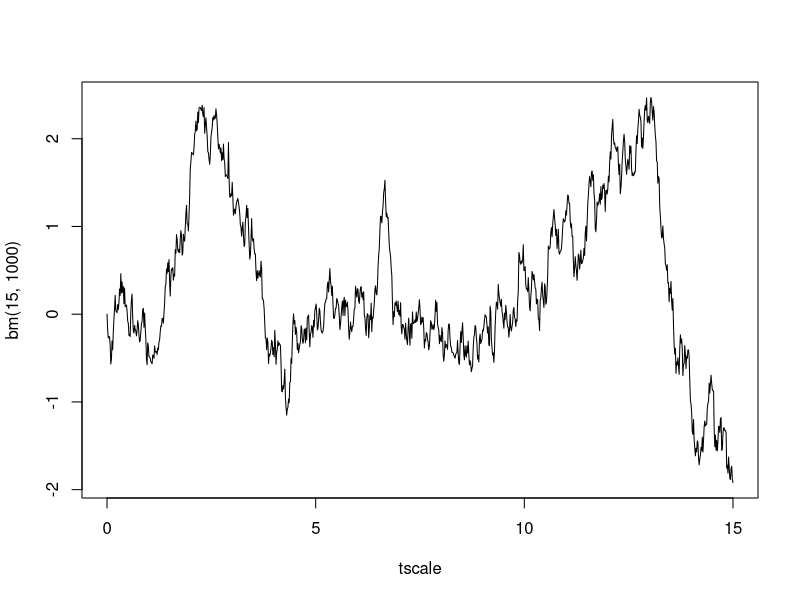
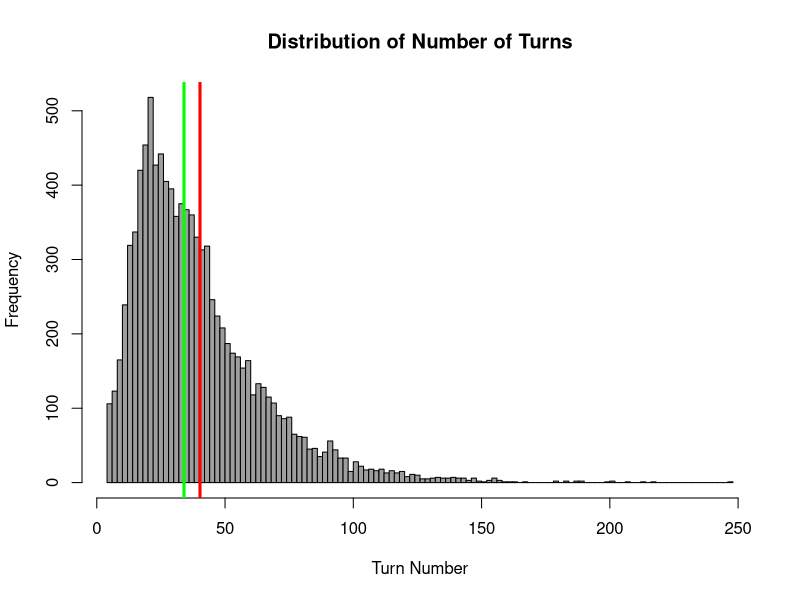
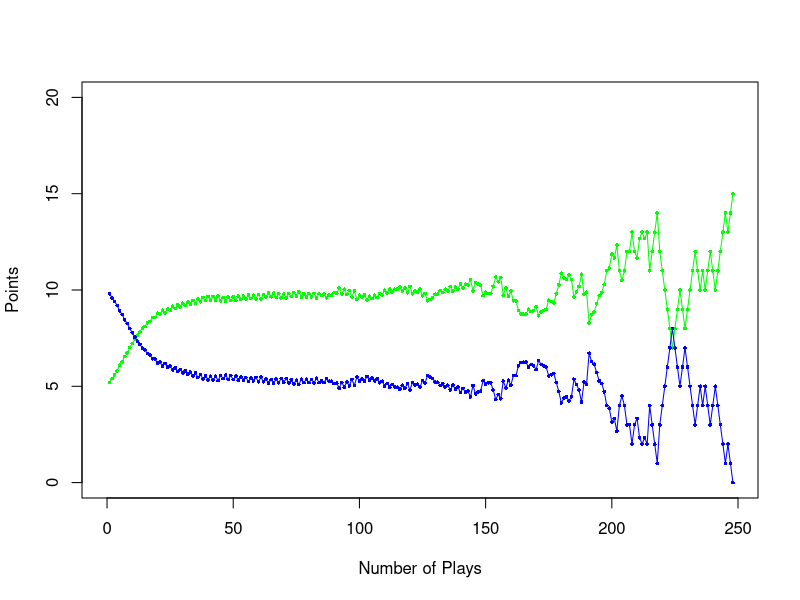
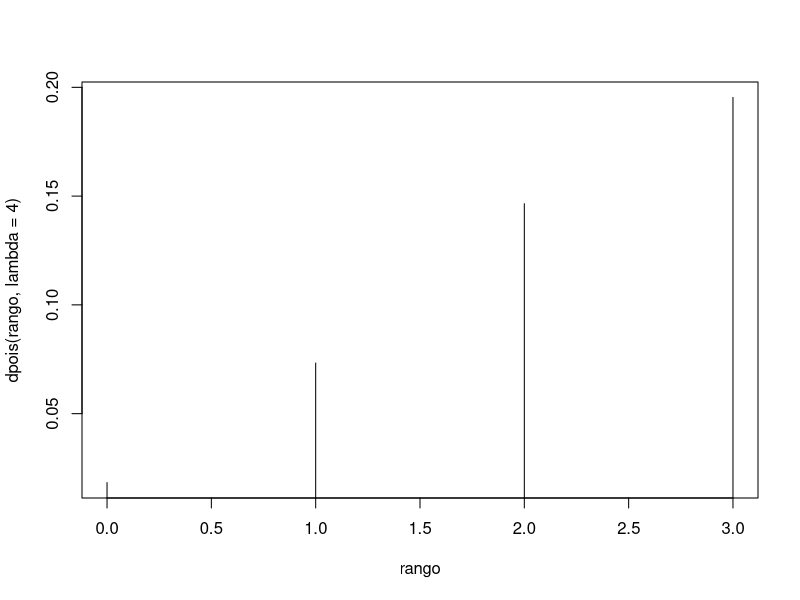

Write the R code that produced these figures, in order.
## ---- chunk 1
##### Matrix powers ###############################
# matrixpower(mat,k) mat^k
#
matrixpower <- function(mat,k) {
	if (k == 0) return (diag(dim(mat)[1])) 
	if (k == 1) return(mat)
	if (k > 1) return( mat %*% matrixpower(mat, k-1))
 }

###### Simulate discrete-time Markov chain ########################
# Simulates n steps of a Markov chain 
# markov(init,mat,n,states)
# Generates X0, ..., Xn for a Markov chain with initiial
#  distribution init and transition matrix mat
# Labels can be a character vector of states; default is 1, .... k

markov <- function(init,mat,n,labels) { 
	if (missing(labels)) labels <- 1:length(init)
simlist <- numeric(n+1)
states <- 1:length(init)
simlist[1] <- sample(states,1,prob=init)
for (i in 2:(n+1)) 
	{ simlist[i] <- sample(states,1,prob=mat[simlist[i-1],]) }
labels[simlist]
}
####################################################

####################################################
######## Build the transition matrix for random walk on n-cycle
n <- 25
r1 <- c(0,1/2,rep(0,n-3),1/2)
tmat <- matrix(0,nrow=n,ncol=n)
tmat[1,] <- r1 
for (i in 1:(n-1)) tmat[26-i,] <- r1[1 + (i:(n+i-1)) %% n]

### Start the RW on vertex 1
init <- c(1,rep(0,n-1))

sim <- markov(init,tmat,100) # 100 steps
sim
table(sim)/101 # Proportion of visited sites in first 100 steps
sim2 <- markov(init,tmat,100000) #100,000 steps
table(sim2)/100001 # Proportion of visited sites in 100,000 steps
#####################################################

### Stationary distribution of discrete-time Markov chain
###  (uses eigenvectors)
###
stationary <- function(mat) {
x = eigen(t(mat))$vectors[,1]
as.double(x/sum(x))
}

## Example of stationary(mat)
mat <- matrix(c(3/4,1/4,0,1/8,2/3,5/24,0,1/6,5/6),nrow=3, byrow=T)
mat
lambda <- stationary(mat)
lambda
lambda %*% mat

#####################################################
### Standard Brownian motion
### bm(t,n) generates B_0, B_{t/n}, B_{2t/n}, . . . , B_{(n-1)t/n, B_t}
###
bm <- function(t,n) {
	cumsum(c(0,rnorm(n,0,sqrt(t/n))))
}
#### Example of BM plot on [0,15]
tscale <- seq(0,15,15/1000)
plot(tscale,bm(15,1000),type="l")

## ---- chunk 2
matriz <- matrix(c(0.1,0.3,0.6,0,0.4,0.6,0.3,0.2,0.5), ncol = 3, nrow = 3)
matriz
## ---- chunk 3
#Solo localiza 3,2
## ---- chunk 4
matriz_cuadrada <- matriz%*%matriz
matriz_cuadrada
#localizar 3,1
## ---- chunk 5
factorial_funcion<-function(k,i,j){

  a <- (factorial(k)/factorial(j))*factorial(k-j)
  b <- (i/k)^j
  c <- (1 - (i/k))^(k-j)
  
  print(a*b*c)
} 

## ---- chunk 6
#solo los estados correspondientes
aa<-(factorial_funcion(3,1,2))
ab<-(factorial_funcion(3,2,1))
ac<-(factorial_funcion(3,2,2))
ad<-(factorial_funcion(3,2,3))
ae<-(factorial_funcion(3,1,3))
 
matriz2 <- matrix(c(1,ad,ae,0,0,ac,aa,0,0,aa,ac,0,0,ae,ad,1),  nrow = 4 ,ncol = 4,)
matriz2
## ---- chunk 7
matriz2_cuadrada <- matriz2%*%matriz2%*%matriz2
matriz2_cuadrada
#localizar 3,1
## ---- chunk 8
mat <- read.csv("lungcancer.csv",header=T)
init <- c(rep(0,22),1,rep(0,27)) # Starting state 23 is Lung
n <- 8
markov(init,mat,n)
## ---- chunk 9
init <- c(0,1,0,0,0,0) #Student starts as first-year
P <- matrix(c(1,0,0,0,0,0,0.06,0.03,0.91,0,
0,0,0.06,0,0.03,0.91,0,0,0.04,0,0,0.03,0.93,0,
0.04,0,0,0,0.03,0.93,0,0,0,0,0,1),nrow=6,byrow=T)
states <-
c("Drop","Fr","So","Jr","Se","Grad")
 rownames(P) <- states
 colnames(P) <- states

markov(init,P,10,states)

sim <- replicate(10000,markov(init,P,10,states)[11])
table(sim)/10000


## ---- chunk 10
gen.ruin = function(n, x.cnt, y.cnt, x.p){
  x.cnt.c = x.cnt
  y.cnt.c = y.cnt
  x.rnd = rbinom(n, 1, p=x.p)
  x.rnd[x.rnd==0] = -1
  y.rnd = x.rnd*-1
  x.cum.sum = cumsum(x.rnd)+x.cnt
  y.cum.sum = cumsum(y.rnd)+y.cnt
  
  ruin.data = cumsum(x.rnd)+x.cnt
  
  if( any( which(ruin.data>=x.cnt+y.cnt)) | any(which(ruin.data<=0))){cut.data = 1+min( which(ruin.data>=x.cnt+y.cnt), which(ruin.data<=0) )
  
  ruin.data[cut.data:length(ruin.data)] = 0
  
  }
  
  return(ruin.data)
  
  }
n.reps = 10000
ruin.sim = replicate(n.reps, gen.ruin(n=1000, x.cnt=5, y.cnt=10, x.p=.6))
ruin.sim[ruin.sim==0] = NA
hist( apply(ruin.sim==15 | is.na(ruin.sim), 2, which.max) , nclass=100, col='8', main="Distribution of Number of Turns",
xlab="Turn Number")
abline(v=mean(apply(ruin.sim==15 | is.na(ruin.sim), 2, which.max)), lwd=3, col='red')
abline(v=median(apply(ruin.sim==15 | is.na(ruin.sim), 2, which.max)), lwd=3, col='green')
x.annihilation = apply(ruin.sim==15, 2, which.max)
( prob.x.annilate = length(x.annihilation[x.annihilation!=1]) / n.reps )
state.cnt = ruin.sim
state.cnt[state.cnt!=15] = 0
state.cnt[state.cnt==15] = 1
mean.state = apply(ruin.sim, 1, mean, na.rm=T)
plot(mean.state, xlim=c(0,which.max(mean.state)), ylim=c(0,20), ylab="Points", xlab="Number of Plays", pch=16, cex=.5, col='green')
lines(mean.state, col='green')
points(15-mean.state, pch=16, cex=.5, col='blue')
lines(15-mean.state, col='blue')
## ---- chunk 11
P <- matrix(c(0.342,0.005,0.001,0.020,0.632,0.001,0.252,0.107,0.005,0.635,0,0.043,0.508,0.015,0.434,0.001,0.002,0.004,0.665,0.328,0.007,0.007,0.007,0.025,0.954),nrow=5,byrow=T)
P
## ---- chunk 12
matrixpower(P,100)
## ---- chunk 13
#rango de poisson 
rango <- 0:3
#crear una grafica
plot(rango, dpois(rango, lambda=4), type='h')
## ---- chunk 14
poissonone <-c( dpois(0, 1) , dpois(1, 2) , dpois(2, 3) ,  dpois(3, 4))
mediana = median(poissonone)
varianza = var(poissonone)

sprintf("Mediana %f" , mediana)
sprintf("Varianza %f" , varianza)
## ---- chunk 15
# gamble(k, n, p)
  #   k: Gambler's initial state
  #   n: Gambler plays until either $n or Ruin
  #   p: Probability of winning $1 at each play
  #   Function returns 1 if gambler is eventually ruined
  #                    returns 0 if gambler eventually wins $n
  
gamble <- function(k,n,p) {
        stake <- k
        while (stake > 0 & stake < n) {
                bet <- sample(c(-1,1),1,prob=c(1-p,p))
                stake <- stake + bet
        }
        if (stake == 0) return(1) else return(0)
        }   
## ---- chunk 16
k <- 2

n <- 5  

p <- 1/2  

trials <- 1000

simlist <- replicate(trials, gamble(k, n, p))

mean(simlist) # Estimate of probability that gambler is ruined
## ---- chunk 17
tpm <- matrix(c(1, 0, 0, 0, 0, 0,

+ 0.5, 0, 0.5, 0 ,0 ,0,

+ 0, 0.5, 0 ,0.5, 0, 0,

+ 0, 0, 0.5, 0, 0.5, 0,

+ 0, 0, 0, 0.5, 0, 0.5,

+ 0, 0, 0, 0, 0, 1),byrow = T,nrow = 6)
## ---- chunk 18
 library(expm)   
  p5<- tpm %^% 5
  p5
## ---- chunk 19
p15<- tpm %^% 15

p15
## ---- chunk 20
p25<- tpm %^% 25

p25
## ---- chunk 21
p50<- tpm %^% 50
p50
## ---- chunk 22
p5[3,1]
## ---- chunk 23
p15[3,1]
## ---- chunk 24
 p25[3,1]
## ---- chunk 25
p50[3,1]
